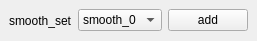
<?xml version="1.0" encoding="UTF-8"?>
<ui version="4.0">
 <class>MainWindow</class>
 <widget class="QMainWindow" name="MainWindow">
  <property name="geometry">
   <rect>
    <x>0</x>
    <y>0</y>
    <width>239</width>
    <height>41</height>
   </rect>
  </property>
  <property name="windowTitle">
   <string>SmoothSetTool</string>
  </property>
  <widget class="QWidget" name="centralwidget">
   <layout class="QHBoxLayout" name="horizontalLayout">
    <item>
     <widget class="QLabel" name="smoothLabel">
      <property name="text">
       <string>smooth_set</string>
      </property>
     </widget>
    </item>
    <item>
     <widget class="QComboBox" name="smoothComboBox">
      <item>
       <property name="text">
        <string>smooth_0</string>
       </property>
      </item>
      <item>
       <property name="text">
        <string>smooth_1</string>
       </property>
      </item>
      <item>
       <property name="text">
        <string>smooth_2</string>
       </property>
      </item>
     </widget>
    </item>
    <item>
     <widget class="QPushButton" name="smoothPushButton">
      <property name="text">
       <string>add</string>
      </property>
     </widget>
    </item>
   </layout>
  </widget>
 </widget>
 <resources/>
 <connections/>
</ui>
